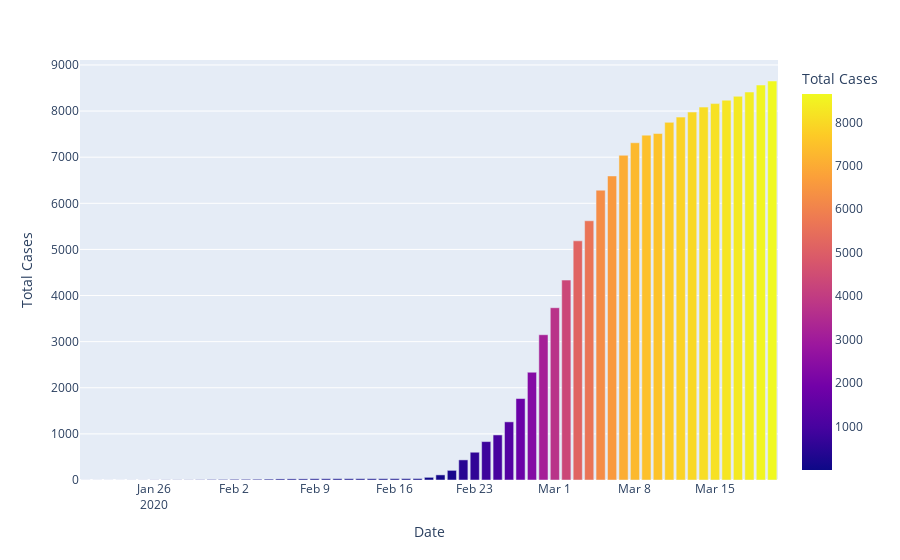

This figure's notebook cell:
### Code cell
fig=px.bar(dbd_Korea,x='Date',y='Total Cases',color='Total Cases')
fig.show()
